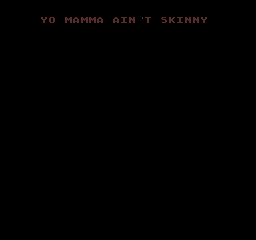

Below is a game level as drawn by its tile map, then a one-line description and the .tmx file that defines it, in full:
An orthogonal 32x30 tile map with 8x8 px tiles, 1 tile layer (Tile Layer 1).

<map version="1.8" tiledversion="1.8.4" orientation="orthogonal" renderorder="right-down" width="32" height="30" tilewidth="8" tileheight="8" infinite="0" nextlayerid="2" nextobjectid="1">
 <editorsettings>
  <export target="test_nametable.csv" format="csv" />
 </editorsettings>
 <tileset firstgid="1" source="test_tileset.tsx" />
 <layer id="1" name="Tile Layer 1" width="32" height="30">
  <data encoding="csv">
1,1,1,1,1,1,1,1,1,1,1,1,1,1,1,1,1,1,1,1,1,1,1,1,1,1,1,1,1,1,1,1,
1,1,1,1,1,1,1,1,1,1,1,1,1,1,1,1,1,1,1,1,1,1,1,1,1,1,1,1,1,1,1,1,
1,1,1,1,1,26,16,1,14,2,14,14,2,1,2,10,15,28,21,38,20,12,10,15,15,26,1,1,1,1,1,1,
1,1,1,1,1,1,1,1,1,1,1,1,1,1,1,1,1,1,1,1,1,1,1,1,1,1,1,1,1,1,1,1,
1,1,1,1,1,1,1,1,1,1,1,1,1,1,1,1,1,1,1,1,1,1,1,1,1,1,1,1,1,1,1,1,
1,1,1,1,1,1,1,1,1,1,1,1,1,1,1,1,1,1,1,1,1,1,1,1,1,1,1,1,1,1,1,1,
1,1,1,1,1,1,1,1,1,1,1,1,1,1,1,1,1,1,1,1,1,1,1,1,1,1,1,1,1,1,1,1,
1,1,1,1,1,1,1,1,1,1,1,1,1,1,1,1,1,1,1,1,1,1,1,1,1,1,1,1,1,1,1,1,
1,1,1,1,1,1,1,1,1,1,1,1,1,1,1,1,1,1,1,1,1,1,1,1,1,1,1,1,1,1,1,1,
1,1,1,1,1,1,1,1,1,1,1,1,1,1,1,1,1,1,1,1,1,1,1,1,1,1,1,1,1,1,1,1,
1,1,1,1,1,1,1,1,1,1,1,1,1,1,1,1,1,1,1,1,1,1,1,1,1,1,1,1,1,1,1,1,
1,1,1,1,1,1,1,1,1,1,1,1,1,1,1,1,1,1,1,1,1,1,1,1,1,1,1,1,1,1,1,1,
1,1,1,1,1,1,1,1,1,1,1,1,1,1,1,1,1,1,1,1,1,1,1,1,1,1,1,1,1,1,1,1,
1,1,1,1,1,1,1,1,1,1,1,1,1,1,1,1,1,1,1,1,1,1,1,1,1,1,1,1,1,1,1,1,
1,1,1,1,1,1,1,1,1,1,1,1,1,1,1,1,1,1,1,1,1,1,1,1,1,1,1,1,1,1,1,1,
1,1,1,1,1,1,1,1,1,1,1,1,1,1,1,1,1,1,1,1,1,1,1,1,1,1,1,1,1,1,1,1,
1,1,1,1,1,1,1,1,1,1,1,1,1,1,1,1,1,1,1,1,1,1,1,1,1,1,1,1,1,1,1,1,
1,1,1,1,1,1,1,1,1,1,1,1,1,1,1,1,1,1,1,1,1,1,1,1,1,1,1,1,1,1,1,1,
1,1,1,1,1,1,1,1,1,1,1,1,1,1,1,1,1,1,1,1,1,1,1,1,1,1,1,1,1,1,1,1,
1,1,1,1,1,1,1,1,1,1,1,1,1,1,1,1,1,1,1,1,1,1,1,1,1,1,1,1,1,1,1,1,
1,1,1,1,1,1,1,1,1,1,1,1,1,1,1,1,1,1,1,1,1,1,1,1,1,1,1,1,1,1,1,1,
1,1,1,1,1,1,1,1,1,1,1,1,1,1,1,1,1,1,1,1,1,1,1,1,1,1,1,1,1,1,1,1,
1,1,1,1,1,1,1,1,1,1,1,1,1,1,1,1,1,1,1,1,1,1,1,1,1,1,1,1,1,1,1,1,
1,1,1,1,1,1,1,1,1,1,1,1,1,1,1,1,1,1,1,1,1,1,1,1,1,1,1,1,1,1,1,1,
1,1,1,1,1,1,1,1,1,1,1,1,1,1,1,1,1,1,1,1,1,1,1,1,1,1,1,1,1,1,1,1,
1,1,1,1,1,1,1,1,1,1,1,1,1,1,1,1,1,1,1,1,1,1,1,1,1,1,1,1,1,1,1,1,
1,1,1,1,1,1,1,1,1,1,1,1,1,1,1,1,1,1,1,1,1,1,1,1,1,1,1,1,1,1,1,1,
1,1,1,1,1,1,1,1,1,1,1,1,1,1,1,1,1,1,1,1,1,1,1,1,1,1,1,1,1,1,1,1,
1,1,1,1,1,1,1,1,1,1,1,1,1,1,1,1,1,1,1,1,1,1,1,1,1,1,1,1,1,1,1,1,
1,1,1,1,1,1,1,1,1,1,1,1,1,1,1,1,1,1,1,1,1,1,1,1,1,1,1,1,1,1,1,1
</data>
 </layer>
</map>
